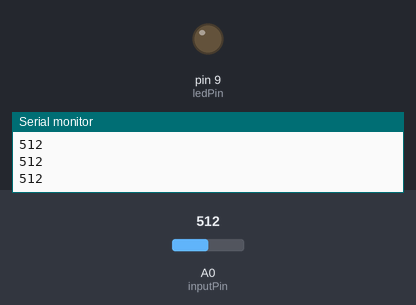
Simulated run of this sketch. Board: Arduino Uno, built with avr-gcc and run on an emulated ATmega328P. Shown: output pins drawn as LEDs (lit = HIGH), the last lines printed to the serial monitor. Inputs (shaded band) come from the test bench; at power-on: A0 (inputPin) = 512.

Above: at 1.2 s.
1.3 s: A0 (inputPin) set to 105
2.8 s: A0 (inputPin) set to 95
At 3.4 s:
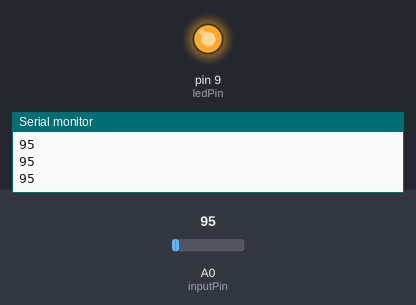
4.3 s: A0 (inputPin) set to 122
At 5.2 s:
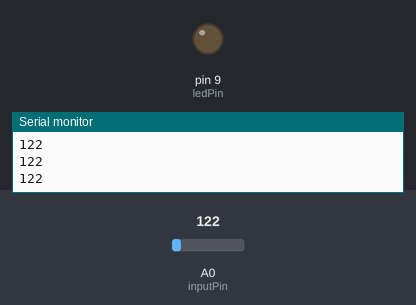
5.8 s: A0 (inputPin) set to 90
At 7.2 s:
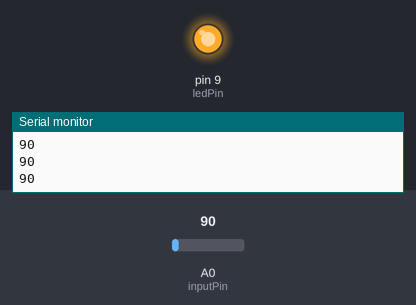
Timing chart, 0 to 8.3 s (numbered marks = the images above; inputs shaded):
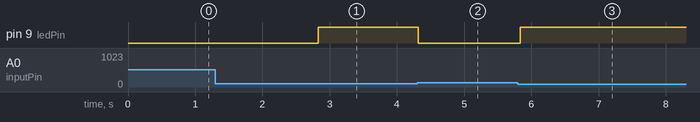

Measured:
- the behaviour switches between 101 and 100 on A0 (inputPin) (found by bisection; images 0 and 1)
- after the input at 2.8 s, pin 9 (ledPin): LOW → HIGH at once
- after the input at 4.3 s, pin 9 (ledPin): HIGH → LOW at once
- after the input at 5.8 s, pin 9 (ledPin): LOW → HIGH at once

The sketch:

kadai17.ino
```cpp
const int numReadings = 10;  //配列の個数　平均値を出すための読み取るサンプルの個数
int readings[numReadings];      // 読み取る値を入れておく配列変数　要素は10個
int readIndex = 0;              // 配列を扱うときのインデックス用の変数
int total = 0;                  // 読み取り値平均を計算するための合計を入れておく変数
int average = 0;                // 平均値を入れる変数
int inputPin = A0;
int ledPin = 9;
int threshold =100;

void setup() {
  pinMode(9, OUTPUT);
  // initialize serial communication with computer:
  Serial.begin(9600);
  // 読み取った値を入れる配列の中身を全て0で初期化
  for (int thisReading = 0; thisReading < numReadings; thisReading++) {
    readings[thisReading] = 0;
  }
}
void loop() {
  // loop内で、配列の中身をセットしながら、そのときの配列の合計値、平均値も計算
  // 平均値 =>
  // （平均計算用の）合計値から前回の読み取り値を引く　subtract the last reading:
  total = total - readings[readIndex];
  // 現在のセンサー入力値を取得　read from the sensor:
  readings[readIndex] = analogRead(inputPin);
  // 入力値を合計値に加える　add the reading to the total:
  total = total + readings[readIndex];
  // 配列のインデックスを一つ進める　advance to the next position in the array:
  readIndex = readIndex + 1;
  // もし、配列の最後のインデックスになったら　if we're at the end of the array...
  if (readIndex >= numReadings) {
    // インデックスを最初の0にする　...wrap around to the beginning:
    readIndex = 0;

  }
  // 平均値を計算　合計値 / 配列の個数　calculate the average:
  average = total / numReadings;
  // デバッグ用にシリアルでPCに送信　send it to the computer as ASCII digits
  Serial.println(average);
  if (average <= threshold) {
    digitalWrite(ledPin, HIGH);   // LEDをオンに
  } else {
    digitalWrite(ledPin, LOW);    // LEDをオフに

  delay(1);        // delay in between reads for stability
}
}
```
